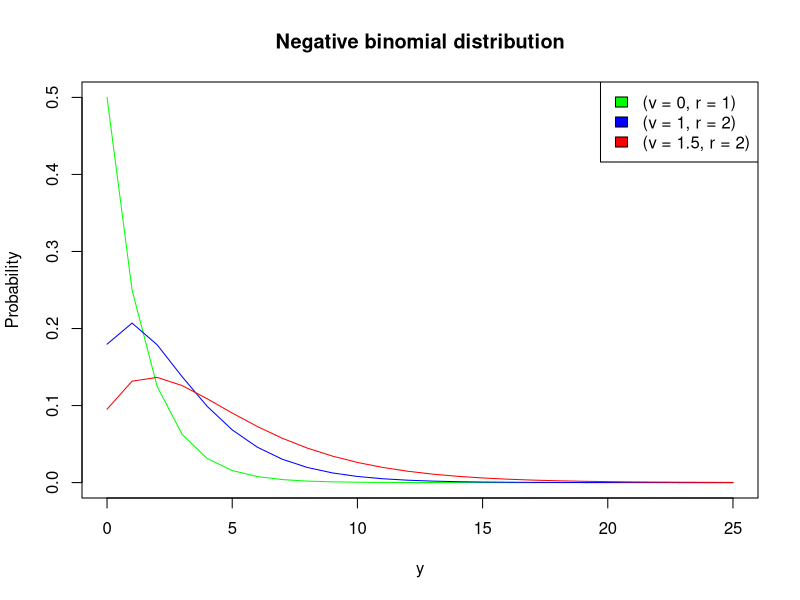

Source code (R): (Note: this script raises an error after producing the figure.)
## ---- chunk 1
knitr::opts_chunk$set(echo = TRUE)
## ---- chunk 2
aug1to7<-read.csv("daily.covid.aug1to7.csv")
View(aug1to7)
## ---- chunk 3
aug8to14<-read.csv("daily.covid.aug8to14.csv")
View(aug8to14)
## ---- chunk 4
arv<-mean(aug1to7$daily.covid.cases)
arv
## ---- chunk 5
t <- qt(p=1-0.05/2,df=6)#6 for 7 days in a week -1
t
variance <-var(aug1to7$daily.covid.cases)
variance^(0.5)
7^(0.5)
std<-sd(aug1to7$daily.covid.cases)#calculate the standard deviation
se <- std/sqrt(nrow(aug1to7))#use standard deviation to find standard error
std
se
c(7359.571-2.446912*(2026.919/2.645751),7359.571+2.446912*(2026.919/2.645751))
## ---- chunk 6
lower=arv-t*se
upper=arv+t*se
lower
upper
## ---- chunk 7
calcCI <- function(y, alpha)
{
  n = length(y)
  
  retval = list()
  
  # Simple error checking
  if (alpha <= 0 || alpha >= 1)
  {
    stop("Alpha must be a value greater than 0 and less than 1")
  }
  
  # Calculate the sample mean and (unbiased) estimate of variance
  retval$mu.hat = mean(y)
  
  # the "var()" function returns the unbiased estimate of variance
  retval$sigma2.hat = var(y) 
  
  # Calculate the multiplier for our CI based on t-distribution (unknown variance CI)
  t = qt(1-alpha/2, n-1)
  
  # return the interval
  retval$CI = retval$mu.hat + c(-t * sqrt(retval$sigma2.hat/n), 
                                 t * sqrt(retval$sigma2.hat/n))
  return(retval)
}
## ---- chunk 8
# We need to use the approximate procedure for CI as we assume variances are unknown and not
# necessarily the same
alpha = 1-0.95
n1 = length(aug1to7$daily.covid.cases)
n2 = length(aug8to14$daily.covid.cases)
est1 = calcCI(aug1to7$daily.covid.cases, alpha)
est2 = calcCI(aug8to14$daily.covid.cases, alpha)

# first get the difference
diff = est1$mu.hat - est2$mu.hat

# get the standard error of the difference
se.diff = sqrt( est1$sigma2.hat/n1 + est2$sigma2.hat/n2 )
se.diff
# calculate the 95% CI
z <- qnorm(1-alpha/2)
z
CI.diff = diff + c(-z*se.diff, z*se.diff)

diff
CI.diff
c(2480.571-1.959964*877.8634,2480.571+1.959964*877.8634)
## ---- chunk 9
z<- diff/se.diff
z
p=2*pnorm(-abs(2.82569133193))
p
## ---- chunk 10
y <- c(0:25)
v <- rep(c(0),times=26)#y have 26 different elements 
r <- rep(c(1),times=26)


pmf=choose(y+r-1,y)*(r^r)*(exp(v)+r)^(-r-y)*exp(y*v)

plot(y,pmf,ylab = "Probability",xlab="y",main="Negative binomial distribution",col="green",type="l")

v <- rep(c(1),times=26)#y have 26 different elements 
r <- rep(c(2),times=26)
pmf=choose(y+r-1,y)*(r^r)*(exp(v)+r)^(-r-y)*exp(y*v)
lines(y,pmf,col="blue")

v <- rep(c(1.5),times=26)#y have 26 different elements 
r <- rep(c(2),times=26)
pmf=choose(y+r-1,y)*(r^r)*(exp(v)+r)^(-r-y)*exp(y*v)
lines(y,pmf,col="red")

#legend needed
legend("topright",
 c("(v = 0, r = 1)","(v = 1, r = 2)","(v = 1.5, r = 2)"),
 fill=c("green","blue","red")
)
## ---- chunk 11
al <- 0.05 
z <- qnorm(1-al/2)
c_hat <- 176/240#c for theta

c_hat_variance <- c_hat * (1-c_hat)

left <- c_hat - z * sqrt(c_hat_variance/240)
right <- c_hat + z * sqrt(c_hat_variance/240)
interval <- c(left, right)
interval
## ---- chunk 12
mu <- 0.5
mu_hat <- 176/240
z <- (u_hat - u)/sqrt(1/2*(1-1/2)/240)
p <- 2*pnorm(-abs(z))
p
## ---- chunk 13
t <- binom.test(176,240,0.5)#t for test
t$p.value
## ---- chunk 14
c_x_hat <- 176/240
c_y_hat <- 210/240

c_p_hat <- (176+210)/(240+240)
diff_z <- (c_x_hat - c_y_hat)/sqrt(c_p_hat * (1-c_p_hat)*(1/240+1/240))

p_diff <- 2*pnorm(-abs(diff_z))
p_diff
